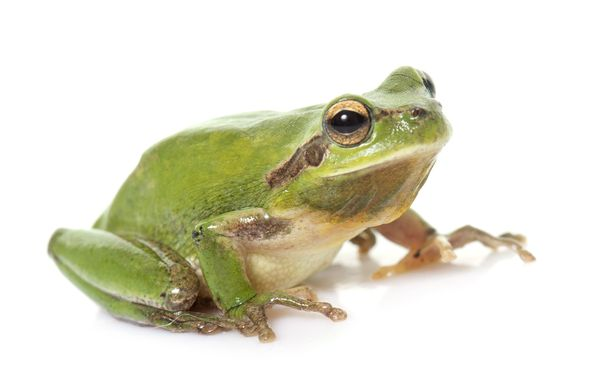
#> input picture images/frog-rect.jpg, 600 x 375 px
$ python -i common-prepare-image.py   (imports and definitions only)
#> lines starting #> are read from the running program, lines starting #| are printed output that depends on the picture
#> further down, picture is the input picture: shape (375, 600, 3); mean B, G, R 205.3, 222.6, 224.4
# %load prepare-image.py
import cv2
import numpy as np

def cropCordinates(image):
    height, width = image.shape[:2]
#> height = 375; width = 600

    new_size = min(height, width)
#> new_size = 375
    cropped = None

    if new_size == height:
        start_row, start_col = int(0), int(0 + (width - new_size) / 2)
#> start_row = 0; start_col = 112

        end_row, end_col = int(height), int(width - (width - new_size) / 2)
#> end_row = 375; end_col = 487

        return (start_row, start_col, end_row, end_col)
    else:
        start_row, start_col = int(0 + (height - new_size) / 2), int(0)

        end_row, end_col = int(height - (height - new_size) / 2), int(width)

        return (start_row, start_col, end_row, end_col)

def crop(image):
    start_row, start_col, end_row, end_col = cropCordinates(image)
#> start_row = 0; start_col = 112; end_row = 375; end_col = 487

    return image[start_row:end_row , start_col:end_col]
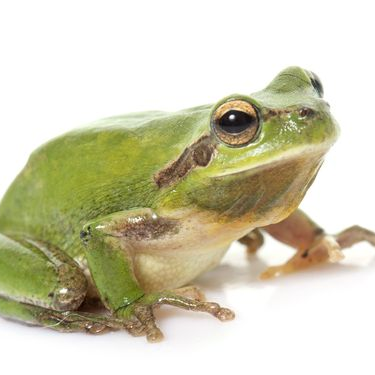
#> returned value: shape (375, 375, 3); mean of channels 0, 1, 2 180.2, 205.9, 209.2; drawn as B, G, R

def convertTo32by32(image):
    cropped = crop(image)
    resized = cv2.resize(cropped, (32, 32), interpolation = cv2.INTER_AREA)
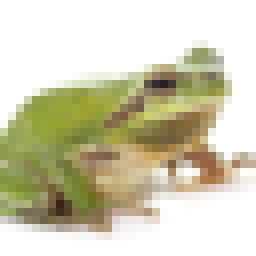
#> resized: shape (32, 32, 3) (shown 8 times larger); mean B, G, R 180.2, 205.9, 209.2

    return resized

def swapChannel(image):
    return np.swapaxes(np.swapaxes(image, 0, 2),1,2)

def prepareImage(image, greyscale=False, preview=False):
    result = convertTo32by32(image)

    if greyscale:
        result = cv2.cvtColor(result, cv2.COLOR_BGRA2GRAY)
    else:
        resul = swapChannel(result)

    if preview:
        cv2.imshow("Preview", result)
        cv2.waitKey(0)
        cv2.destroyAllWindows()
        cv2.waitKey(1)

    return result

>>> import cv2
>>> picture = cv2.imread('../images/frog-rect.jpg')
>>> result = prepareImage(picture)
